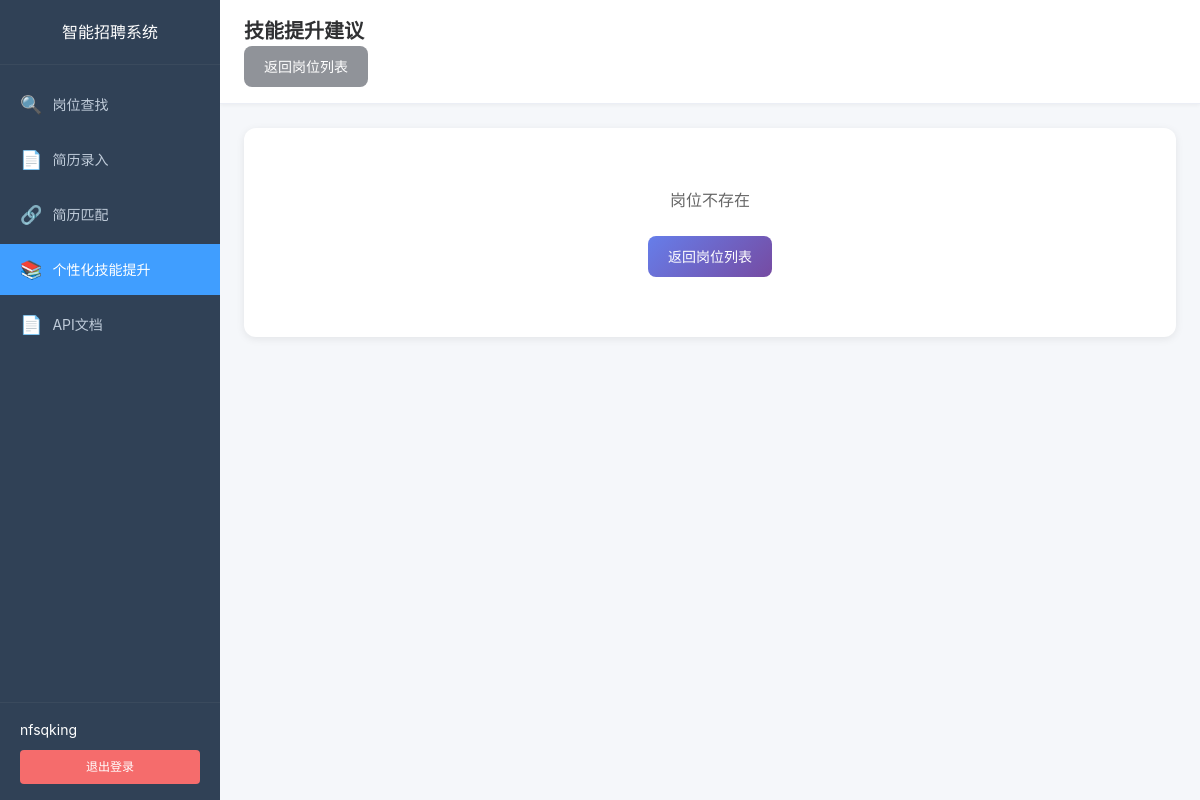
The app's page /skill_improvement/suggestion/141 (signed in), older data.
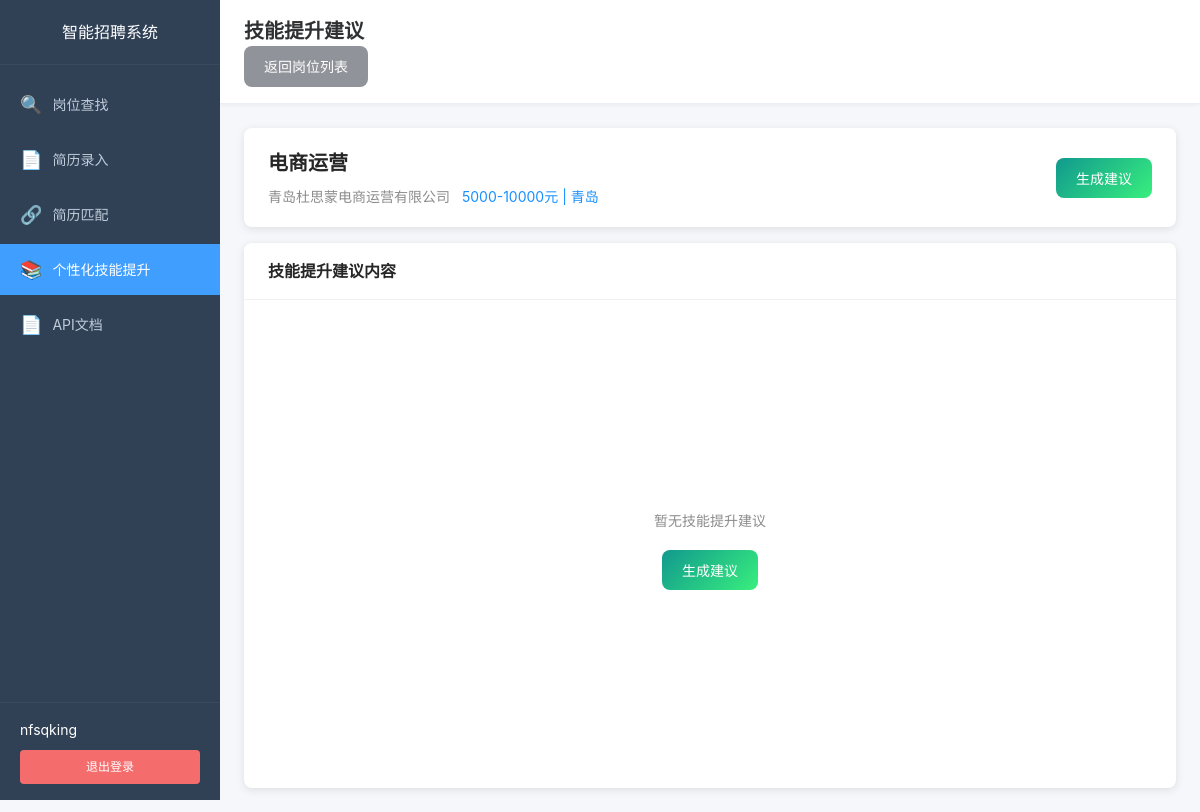
The same page, newer data.
### app/models/user.py (models this page shows, shortened)
class User(UserMixin, db.Model):
    __tablename__ = 'users'
    id = db.Column(db.Integer, primary_key=True)
    username = db.Column(db.String(80), unique=True, nullable=False, index=True)
    email = db.Column(db.String(120), unique=True, nullable=False, index=True)
    password_hash = db.Column(db.String(255), nullable=False)
    nickname = db.Column(db.String(80))
    is_active = db.Column(db.Boolean, default=True)
    created_at = db.Column(db.DateTime, default=datetime.utcnow)
    updated_at = db.Column(db.DateTime, default=datetime.utcnow, onupdate=datetime.utcnow)

### app/models/job.py (models this page shows, shortened)
class Job(db.Model):
    __tablename__ = 'jobs'
    id = db.Column(db.Integer, primary_key=True)
    job_id = db.Column(db.String(100), unique=True, nullable=False, index=True)
    job_name = db.Column(db.String(200), nullable=False)
    job_salary = db.Column(db.String(50))
    location = db.Column(db.String(100))
    experience = db.Column(db.String(50))
    education = db.Column(db.String(50))
    job_description = db.Column(db.Text)
    company_name = db.Column(db.String(200))
    industry = db.Column(db.String(100))
    company_type = db.Column(db.String(100))
    company_size = db.Column(db.String(50))
    detail_url = db.Column(db.Text, nullable=True)
    created_at = db.Column(db.DateTime, default=datetime.utcnow)
    updated_at = db.Column(db.DateTime, default=datetime.utcnow, onupdate=datetime.utcnow)

### app/routes/skill_improvement.py (the view)
@skill_improvement.route('/skill_improvement/suggestion/<int:job_id>')
@login_required
def suggestion(job_id):
    current_resume = get_current_resume()
    has_resume = current_resume is not None
    job = Job.query.get(job_id)
    if not job:
        return render_template('skill_suggestion.html',
                             job=None,
                             has_resume=has_resume,
                             has_suggestion=False,
                             suggestion=None)
    current_resume_id = get_current_resume_id()
    suggestion = None
    has_suggestion = False
    if current_resume_id:
        suggestion = SkillSuggestion.query.filter_by(
            resume_id=current_resume_id,
            job_id=job_id
        ).first()
        has_suggestion = suggestion is not None
    return render_template('skill_suggestion.html',
                         job=job,
                         has_resume=has_resume,
                         has_suggestion=has_suggestion,
                         suggestion=suggestion)

### app/models/user.py (called while the page is built)
@login_manager.user_loader
def load_user(user_id: str):
    return User.query.get(int(user_id))

### app/routes/skill_improvement.py (called while the page is built, shortened)
def get_current_resume_id():
    resume_id = session.get('current_resume_id')
    if resume_id:
        resume = Resume.query.filter_by(id=resume_id, user_id=current_user.id).first()
        if resume:
            return resume_id
    active_resume = Resume.query.filter_by(user_id=current_user.id, is_active=True).first()
    if active_resume:
        session['current_resume_id'] = active_resume.id
        return active_resume.id

def get_current_resume():
    resume_id = get_current_resume_id()
    if resume_id:
        return Resume.query.get(resume_id)
    return None

### app/templates/skill_suggestion.html (shortened to what this page needs)
{% extends "base.html" %}
{% block extra_css %}
<link rel="stylesheet" href="{{ url_for('static', filename='css/dashboard.css') }}">
<link rel="stylesheet" href="{{ url_for('static', filename='css/skill_improvement.css') }}">
{% endblock %}
{% block content %}
<div class="app-container">
    <aside class="sidebar">
        <div class="sidebar-header">
            <h2>智能招聘系统</h2>
        </div>
        <nav class="sidebar-nav">
            <ul class="nav-menu">
                <li class="nav-item">
                    <a href="{{ url_for('dashboard.index') }}" class="nav-link">
                        <span class="nav-icon">&#128269;</span>
                        <span class="nav-text">岗位查找</span>
                    </a>
                </li>
                <li class="nav-item">
                    <a href="{{ url_for('resume.list_resumes') }}" class="nav-link">
                        <span class="nav-icon">&#128196;</span>
                        <span class="nav-text">简历录入</span>
                    </a>
                </li>
                <li class="nav-item">
                    <a href="{{ url_for('match.index') }}" class="nav-link">
                        <span class="nav-icon">&#128279;</span>
                        <span class="nav-text">简历匹配</span>
                    </a>
                </li>
                <li class="nav-item active">
                    <a href="{{ url_for('skill_improvement.index') }}" class="nav-link">
                        <span class="nav-icon">&#128218;</span>
                        <span class="nav-text">个性化技能提升</span>
                    </a>
                </li>
                <li class="nav-item">
                    <a href="{{ url_for('api_docs.doc') }}" class="nav-link" target="_blank">
                        <span class="nav-icon">&#128196;</span>
                        <span class="nav-text">API文档</span>
                    </a>
                </li>
            </ul>
        </nav>
        <div class="sidebar-footer">
            <div class="user-info">
                <span class="user-name">{{ current_user.nickname or current_user.username }}</span>
            </div>
            <a href="{{ url_for('auth.logout') }}" class="logout-btn">退出登录</a>
        </div>
    </aside>
    <main class="main-content">
        <header class="main-header">
            <h1>技能提升建议</h1>
            <a href="{{ url_for('skill_improvement.index') }}" class="btn btn-secondary">返回岗位列表</a>
        </header>
        <div class="content-wrapper">
            {% if not has_resume %}
            <div class="message-panel">
                <p class="message-text">请先创建简历后再使用此功能</p>
                <a href="{{ url_for('resume.list_resumes') }}" class="btn btn-primary">去创建简历</a>
            </div>
            {% elif not job %}
            <div class="message-panel">
                <p class="message-text">岗位不存在</p>
                <a href="{{ url_for('skill_improvement.index') }}" class="btn btn-primary">返回岗位列表</a>
            </div>
            {% else %}
            <div class="suggestion-page-container">
                <div class="suggestion-header">
                    <div class="suggestion-title">
                        <h2>{{ job.job_name }}</h2>
                        <div class="job-info">
                            <span>{{ job.company_name }}</span>
                            <span class="company">{{ job.job_salary or '面议' }} | {{ job.location or '未知' }}</span>
                        </div>
                    </div>
                    <div class="suggestion-actions">
                        {% if has_suggestion %}
                        <button class="btn btn-primary" id="regenerateBtn" data-job-id="{{ job.id }}">重新生成</button>
                        {% else %}
                        <button class="btn btn-success" id="generateBtn" data-job-id="{{ job.id }}">生成建议</button>
                        {% endif %}
                    </div>
                </div>
                <div class="suggestion-content-wrapper">
                    <div class="suggestion-content-header">
                        <h3>技能提升建议内容</h3>
                    </div>
                    <div class="suggestion-content-body" id="suggestionContent">
                        {% if has_suggestion and suggestion %}
                        <div id="existingContent" data-content="{{ suggestion.suggestion | e }}"></div>
                        {% else %}
                        <div class="empty-state">
                            <p>暂无技能提升建议</p>
                            <button class="btn btn-success" id="emptyGenerateBtn" data-job-id="{{ job.id }}">生成建议</button>
                        </div>
                        {% endif %}
                    </div>
                </div>
            </div>
            {% endif %}
        </div>
    </main>
</div>
{% endblock %}

### app/templates/base.html (shortened to what this page needs)
<!DOCTYPE html>
<html lang="zh-CN">
<head>
    <link rel="stylesheet" href="{{ url_for('static', filename='css/base.css') }}">
    {% block extra_css %}{% endblock %}
</head>
<body class="{% block body_class %}{% endblock %}">
    {% block content %}{% endblock %}
</body>
</html>

### app/static/css/base.css (style rules this page uses)
* { margin: 0; padding: 0; box-sizing: border-box; }
html, body { height: 100%; font-family: -apple-system, BlinkMacSystemFont, 'Segoe UI', 'PingFang SC', 'Hiragino Sans GB', 'Microsoft YaHei', sans-serif; font-size: 14px; line-height: 1.5; color: #333; background-color: #f5f7fa; }
a { color: #409eff; text-decoration: none; }
button { cursor: pointer; border: none; outline: none; font-family: inherit; }
.btn { display: inline-block; padding: 10px 20px; font-size: 14px; font-weight: 500; border-radius: 4px; transition: all 0.3s ease; }
.btn-secondary { background-color: #909399; color: #fff; }
.btn-success { background-color: #67c23a; color: #fff; }

### app/static/css/dashboard.css (style rules this page uses)
.app-container { display: flex; min-height: 100vh; }
.sidebar { width: 220px; background: #304156; color: #bfcbd9; display: flex; flex-direction: column; position: fixed; height: 100vh; left: 0; top: 0; z-index: 100; }
.sidebar-header { padding: 20px; text-align: center; border-bottom: 1px solid #3a4a5d; }
.sidebar-header h2 { font-size: 16px; color: #fff; font-weight: 500; }
.sidebar-nav { flex: 1; padding: 10px 0; overflow-y: auto; }
.nav-menu { list-style: none; }
.nav-item { margin: 4px 0; }
.nav-link { display: flex; align-items: center; padding: 12px 20px; color: #bfcbd9; transition: all 0.3s ease; }
.nav-item.active .nav-link { background: #409eff; color: #fff; }
.nav-icon { font-size: 18px; margin-right: 10px; }
.nav-text { font-size: 14px; }
.sidebar-footer { padding: 16px 20px; border-top: 1px solid #3a4a5d; }
.user-info { margin-bottom: 10px; }
.user-name { font-size: 14px; color: #fff; }
.logout-btn { display: block; padding: 8px 16px; background: #f56c6c; color: #fff; border-radius: 4px; text-align: center; font-size: 12px; transition: background 0.3s ease; }
.main-content { flex: 1; margin-left: 220px; background: #f5f7fa; }
.main-header { background: #fff; padding: 16px 24px; border-bottom: 1px solid #ebeef5; box-shadow: 0 1px 4px rgba(0, 0, 0, 0.05); }
.main-header h1 { font-size: 20px; color: #303133; }
.content-wrapper { padding: 24px; }
.empty-state { display: flex; justify-content: center; align-items: center; min-height: 200px; color: #909399; }
.job-info { flex: 1; }

### app/static/css/skill_improvement.css (style rules this page uses)
.btn { display: inline-block; padding: 10px 20px; border: none; border-radius: 8px; font-size: 14px; cursor: pointer; transition: all 0.3s ease; text-decoration: none; }
.btn-success { background: linear-gradient(135deg, #11998e 0%, #38ef7d 100%); color: white; }

### app/templates/skill_suggestion.html (style rules this page uses)
.suggestion-page-container { display: flex; flex-direction: column; height: calc(100vh - 140px); }
.suggestion-header { background: #fff; border-radius: 8px; box-shadow: 0 2px 8px rgba(0, 0, 0, 0.1); padding: 20px 24px; margin-bottom: 16px; display: flex; justify-content: space-between; align-items: center; }
.suggestion-title { display: flex; flex-direction: column; gap: 8px; }
.suggestion-title h2 { margin: 0; color: #262626; font-size: 20px; }
.suggestion-title .job-info { color: #8c8c8c; font-size: 14px; }
.suggestion-title .job-info .company { margin-left: 8px; color: #1890ff; }
.suggestion-content-wrapper { flex: 1; background: #fff; border-radius: 8px; box-shadow: 0 2px 8px rgba(0, 0, 0, 0.1); display: flex; flex-direction: column; overflow: hidden; }
.suggestion-content-header { padding: 16px 24px; border-bottom: 1px solid #f0f0f0; display: flex; justify-content: space-between; align-items: center; }
.suggestion-content-header h3 { margin: 0; color: #262626; font-size: 16px; }
.suggestion-content-body { flex: 1; padding: 24px; overflow-y: auto; }
.suggestion-content-body p { margin: 10px 0; line-height: 1.8; }
.empty-state { display: flex; flex-direction: column; align-items: center; justify-content: center; height: 100%; min-height: 300px; color: #8c8c8c; }
.empty-state p { margin-bottom: 16px; }

Row changes from the older to the newer data that the page shows:
added Job: job_name "电商运营", company_name "青岛杜思蒙电商运营有限公司", job_salary "5000-10000元", location "青岛"
Text that changed along with them:
text no longer shown: "岗位不存在 返回岗位列表"
text now shown: "| 生成建议 技能提升建议内容 暂无技能提升建议 生成建议"
